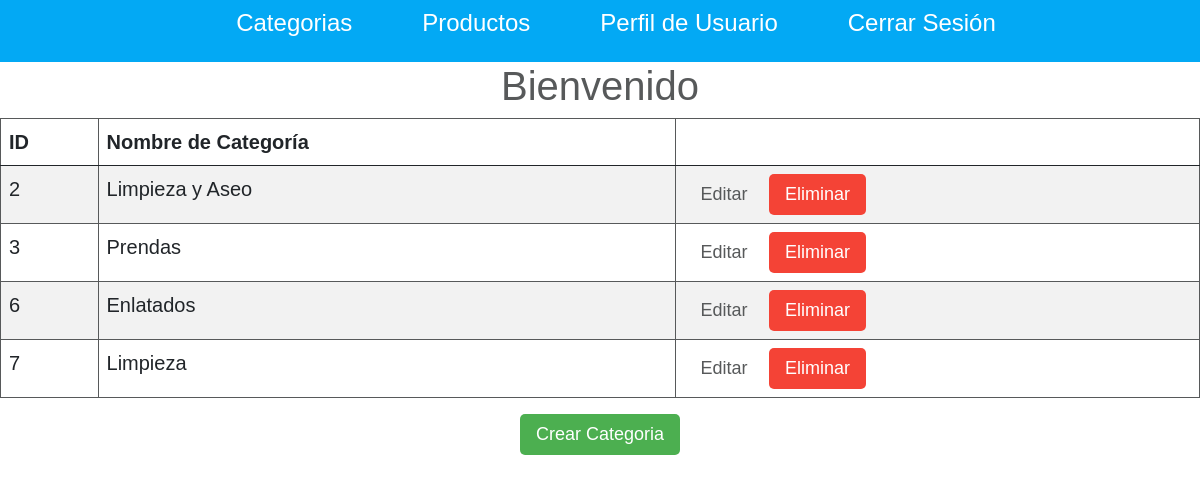
Screenshot of /categorias (signed in) with the database file from the repository.
### tables this page shows
CREATE TABLE "categorias" (
	"id_categoria"	INTEGER NOT NULL UNIQUE,
	"nombre_categoria"	TEXT NOT NULL UNIQUE,
	"id_usuario"	INTEGER NOT NULL,
	PRIMARY KEY("id_categoria" AUTOINCREMENT)
);

### app.py (the view)
@app.route('/categorias')
def categorias():
    if not 'usuario' in session:
        return redirect(url_for('inicio'))
    categorias = db.execute("""SELECT * FROM categorias WHERE id_usuario = ?""",(session['usuario'][0],)).fetchall()
    return render_template('categorias.html', categorias = categorias)

### templates/categorias.html (shortened to what this page needs)
<!doctype html>
<html lang="es">
  <head>
    <link href="https://cdn.jsdelivr.net/npm/bootstrap@5.0.0-beta1/dist/css/bootstrap.min.css" rel="stylesheet">
  </head>
</html>
{% extends 'layouts/base.html'%}
{% block content %}
<center>
    <h1>Bienvenido</h1>
    <table class="table table-striped">
        <thead>
            <th>ID</th>
            <th>Nombre de Categoría</th>
            <th></th>
        </thead>
        <tbody>
            {% for categoria in categorias %}
            <tr>
                <td>{{categoria[0]}}</td>
                <td>{{categoria[1]}}</td>
                <td>
                    <a class="btn btn-success2" href="{{url_for('editar_categoria',id=categoria[0])}}">Editar</a>
                    <a class="btn btn-danger" href="{{url_for('eliminar_categoria',id=categoria[0])}}">Eliminar</a>
                </td>
            </tr>
            {% endfor %}
        </tbody>
    </table>
    <a class="btn btn-success" href="{{url_for('crear_categoria')}}">Crear Categoria</a>
</center>
{% endblock %}

### static/main.css (style rules this page uses)
html, body { padding: 0; margin: 0; color: #57595a; font-family: "Gill Sans", "Gill Sans MT", Calibri, "Trebuchet MS", sans-serif; }
.table { width: 100%; border-collapse: collapse; font-size: 20px; }
.table, .table th, .table td { border: 1px solid #57595a; }
.table tr td { padding: 8px; }
.btn { padding: 7px 16px; font-size: 18px; border: none; outline: none; cursor: pointer; border-radius: 5px; text-decoration: none; font-weight: 500; color: #57595a; }
.btn-success { background-color: #4caf50; color: white; }
.btn-danger { background-color: #F44336; color: white; }

### rows the page displays
categorias: id_categoria "2", nombre_categoria "Limpieza y Aseo"
categorias: id_categoria "3", nombre_categoria "Prendas"
categorias: id_categoria "6", nombre_categoria "Enlatados"
categorias: id_categoria "7", nombre_categoria "Limpieza"
